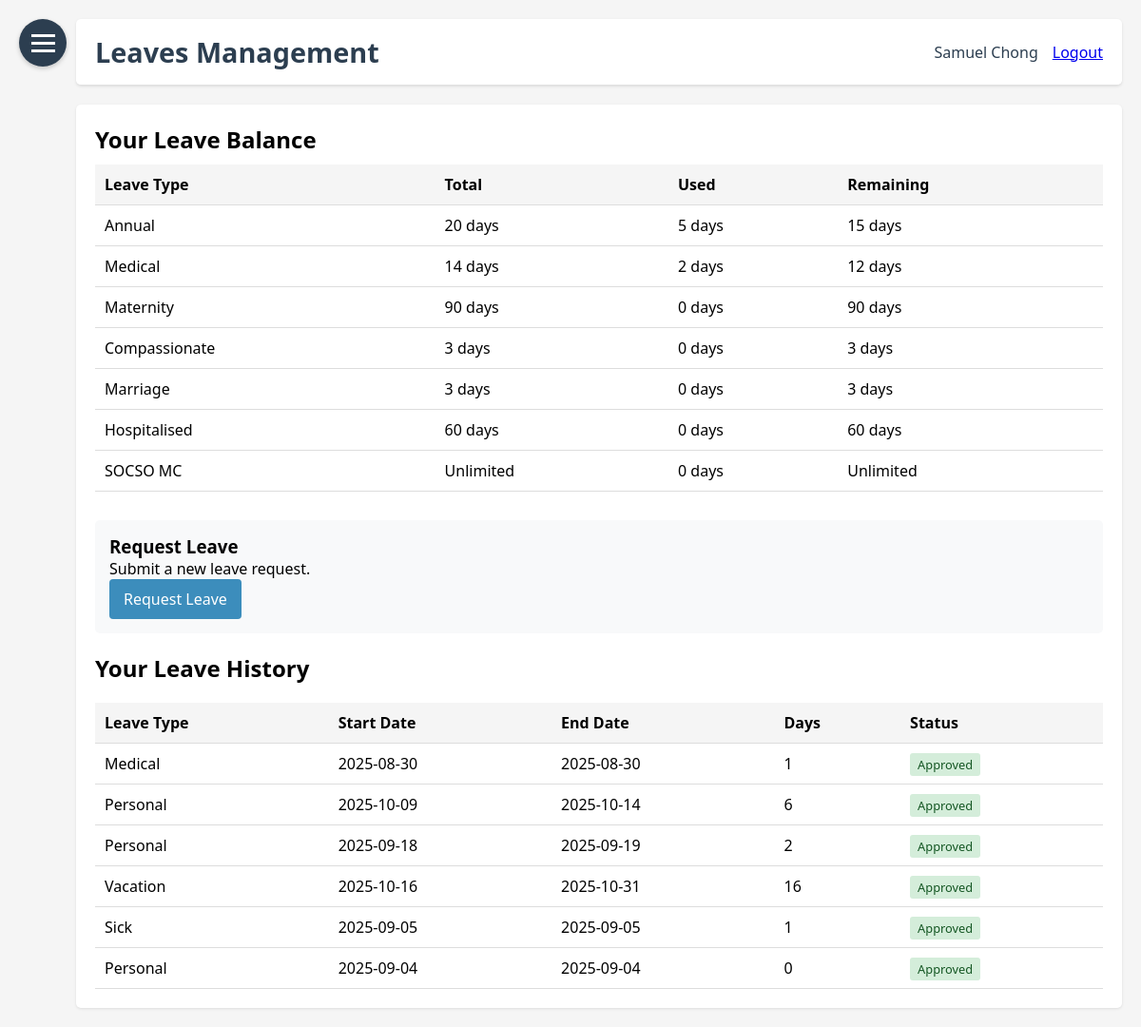
The app's page /leaves (signed in), older data.
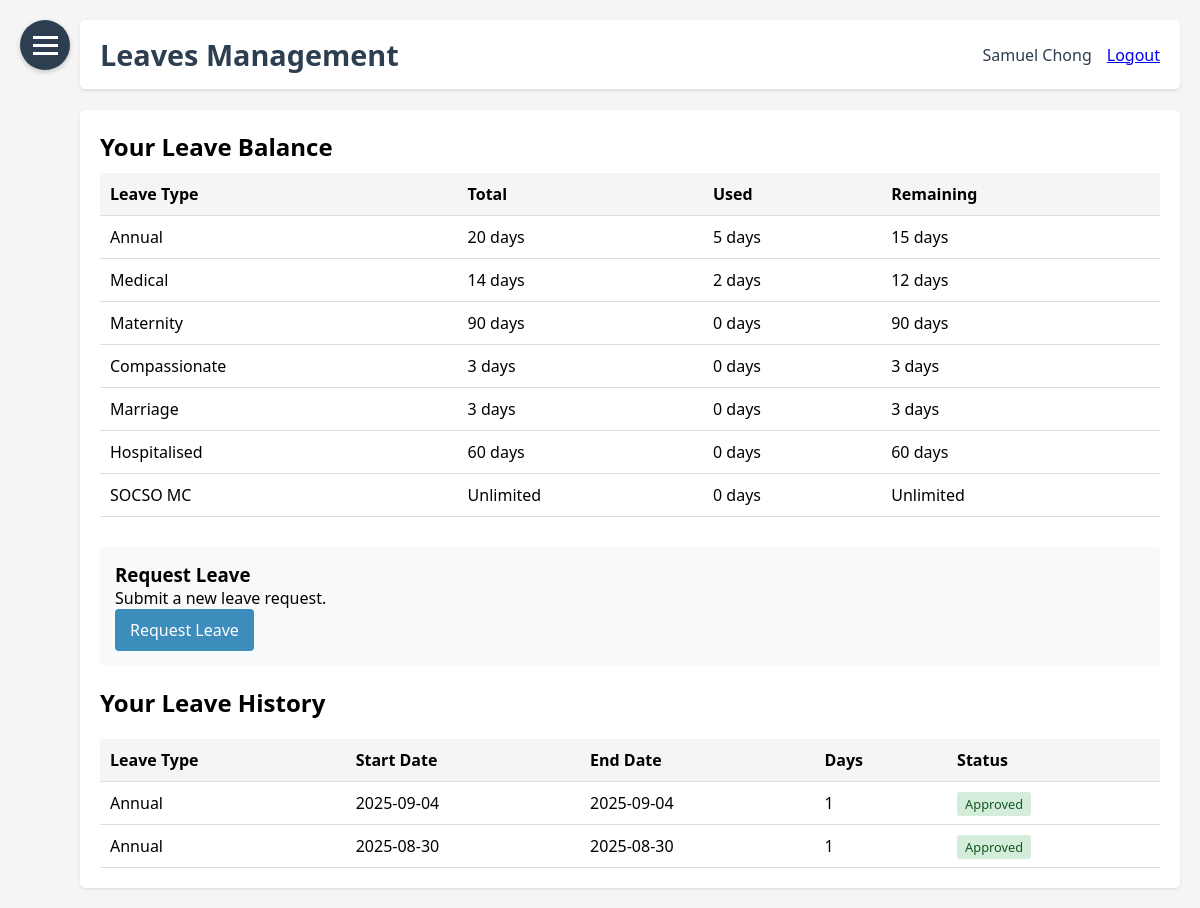
The same page, newer data.
### HerculesSystem.py (models this page shows)
class LeaveRequest(db.Model):
    id = db.Column(db.Integer, primary_key=True)
    employee_id = db.Column(db.Integer, db.ForeignKey('employee.id'), nullable=False)
    start_date = db.Column(db.Date, nullable=False)
    end_date = db.Column(db.Date, nullable=False)
    leave_type = db.Column(db.String(50), nullable=False)
    compassionate_type = db.Column(db.String(50))  # For compassionate leave sub-type
    reason = db.Column(db.Text)
    attachment_filename = db.Column(db.String(255))  # Store filename
    status = db.Column(db.String(20), default='pending')
    days_requested = db.Column(db.Integer, nullable=False)
    created_at = db.Column(db.DateTime, default=datetime.utcnow)
    approved_at = db.Column(db.DateTime)
    employee = db.relationship('Employee', backref=db.backref('leave_requests', lazy=True))

### HerculesSystem.py (the view)
@app.route('/leaves')
@login_required
def leaves():
    if current_user.user_type in ['admin', 'supervisor']:
        pending_requests = LeaveRequest.query.filter_by(status='pending').all()
        return render_template('leaves.html', pending_requests=pending_requests)
    else:
        user_requests = LeaveRequest.query.filter_by(employee_id=current_user.id).order_by(LeaveRequest.created_at.desc()).all()
        return render_template('leaves.html', user_requests=user_requests)

### HerculesSystem.py (called while the page is built)
@login_manager.user_loader
def load_user(user_id):
    return db.session.get(Employee, int(user_id))

@app.context_processor
def inject_now():
    return {'now': datetime.utcnow()}

@app.before_request
def before_request():
    if request.url.startswith('https://'):
        new_url = request.url.replace('https://', 'http://', 1)
        return redirect(new_url, code=301)

### templates/leaves.html (shortened to what the changed rows need)
{% extends "base.html" %}
{% block header %}Leaves Management{% endblock %}
{% block content %}
{% if current_user.user_type in ['admin', 'supervisor'] %}
<div style="display: flex; gap: 10px; margin-bottom: 20px;">
    <a href="{{ url_for('leaves') }}" style="background: #3c8dbc; color: white; padding: 10px 15px; border-radius: 4px; text-decoration: none;">
        Pending Requests
    </a>
    <a href="{{ url_for('all_leaves') }}" style="background: #6c757d; color: white; padding: 10px 15px; border-radius: 4px; text-decoration: none;">
        All Leaves
    </a>
</div>
<h2>Pending Leave Requests</h2>
{% if pending_requests %}
<table class="pending-requests-table desktop-view" style="width: 100%; border-collapse: collapse; margin-top: 20px;">
    <thead>
        <tr style="background: #f5f5f5;">
            <th style="padding: 10px; text-align: left; border-bottom: 1px solid #ddd;">Employee</th>
            <th style="padding: 10px; text-align: left; border-bottom: 1px solid #ddd;">Leave Type</th>
            <th style="padding: 10px; text-align: left; border-bottom: 1px solid #ddd;">Start Date</th>
            <th style="padding: 10px; text-align: left; border-bottom: 1px solid #ddd;">End Date</th>
            <th style="padding: 10px; text-align: left; border-bottom: 1px solid #ddd;">Days</th>
            <th style="padding: 10px; text-align: left; border-bottom: 1px solid #ddd;">Reason</th>
            <th style="padding: 10px; text-align: left; border-bottom: 1px solid #ddd;">Attachment</th>
            <th style="padding: 10px; text-align: left; border-bottom: 1px solid #ddd;">Actions</th>
        </tr>
    </thead>
    <tbody>
        {% for request in pending_requests %}
        <tr>
            <td style="padding: 10px; border-bottom: 1px solid #ddd;">{{ request.employee.full_name }}</td>
            <td style="padding: 10px; border-bottom: 1px solid #ddd;">
                {{ request.leave_type|title }}
                {% if request.compassionate_type %}
                <br><small>({{ request.compassionate_type|title }})</small>
                {% endif %}
            </td>
            <td style="padding: 10px; border-bottom: 1px solid #ddd;">{{ request.start_date.strftime('%Y-%m-%d') }}</td>
            <td style="padding: 10px; border-bottom: 1px solid #ddd;">{{ request.end_date.strftime('%Y-%m-%d') }}</td>
            <td style="padding: 10px; border-bottom: 1px solid #ddd;">{{ request.days_requested }}</td>
            <td style="padding: 10px; border-bottom: 1px solid #ddd;">{{ request.reason }}</td>
            <td style="padding: 10px; border-bottom: 1px solid #ddd;">
                {% if request.attachment_filename %}
                    <a href="{{ url_for('download_attachment', filename=request.attachment_filename) }}" target="_blank" style="color: #3c8dbc; text-decoration: none;">
                        View Attachment
                    </a>
                {% else %}
                    None
                {% endif %}
            </td>
            <td style="padding: 10px; border-bottom: 1px solid #ddd;">
                <div style="display: flex; flex-direction: column; gap: 5px;">
                    <a href="{{ url_for('approve_leave', request_id=request.id) }}" style="background: #28a745; color: white; padding: 5px 10px; border-radius: 3px; text-decoration: none; text-align: center;">
                        Approve
                    </a>
                    <a href="{{ url_for('reject_leave', request_id=request.id) }}" style="background: #dc3545; color: white; padding: 5px 10px; border-radius: 3px; text-decoration: none; text-align: center;">
                        Reject
                    </a>
                </div>
            </td>
        </tr>
        {% endfor %}
    </tbody>
</table>
<div class="mobile-view" style="display: none;">
    {% for request in pending_requests %}
    <div style="border: 1px solid #ddd; border-radius: 5px; padding: 15px; margin-bottom: 15px;">
        <div style="margin-bottom: 10px;">
            <strong>Employee:</strong> {{ request.employee.full_name }}
        </div>
        <div style="margin-bottom: 10px;">
            <strong>Leave Type:</strong> {{ request.leave_type|title }}
            {% if request.compassionate_type %}
            <br><small>({{ request.compassionate_type|title }})</small>
            {% endif %}
        </div>
        <div style="margin-bottom: 10px;">
            <strong>Dates:</strong> {{ request.start_date.strftime('%Y-%m-%d') }} to {{ request.end_date.strftime('%Y-%m-%d') }}
        </div>
        <div style="margin-bottom: 10px;">
            <strong>Days:</strong> {{ request.days_requested }}
        </div>
        <div style="margin-bottom: 10px;">
            <strong>Reason:</strong> {{ request.reason }}
        </div>
        <div style="margin-bottom: 10px;">
            <strong>Attachment:</strong>
            {% if request.attachment_filename %}
                <a href="{{ url_for('download_attachment', filename=request.attachment_filename) }}" target="_blank" style="color: #3c8dbc; text-decoration: none;">
                    View Attachment
                </a>
            {% else %}
                None
            {% endif %}
        </div>
        <div style="display: flex; flex-direction: column; gap: 10px; margin-top: 15px;">
            <a href="{{ url_for('approve_leave', request_id=request.id) }}" style="background: #28a745; color: white; padding: 10px; border-radius: 4px; text-decoration: none; text-align: center;">
                Approve
            </a>
            <a href="{{ url_for('reject_leave', request_id=request.id) }}" style="background: #dc3545; color: white; padding: 10px; border-radius: 4px; text-decoration: none; text-align: center;">
                Reject
            </a>
        </div>
    </div>
    {% endfor %}
</div>
{% else %}
<p>No pending leave requests.</p>
{% endif %}
{% else %}
<h2>Your Leave Balance</h2>
<table style="width: 100%; border-collapse: collapse; margin-top: 10px; margin-bottom: 30px;">
    <thead>
        <tr style="background: #f5f5f5;">
            <th style="padding: 10px; text-align: left; border-bottom: 1px solid #ddd;">Leave Type</th>
            <th style="padding: 10px; text-align: left; border-bottom: 1px solid #ddd;">Total</th>
            <th style="padding: 10px; text-align: left; border-bottom: 1px solid #ddd;">Used</th>
            <th style="padding: 10px; text-align: left; border-bottom: 1px solid #ddd;">Remaining</th>
        </tr>
    </thead>
</table>
<h2>Your Leave History</h2>
{% if user_requests %}
<table style="width: 100%; border-collapse: collapse; margin-top: 20px;">
    <thead>
        <tr style="background: #f5f5f5;">
            <th style="padding: 10px; text-align: left; border-bottom: 1px solid #ddd;">Leave Type</th>
            <th style="padding: 10px; text-align: left; border-bottom: 1px solid #ddd;">Start Date</th>
            <th style="padding: 10px; text-align: left; border-bottom: 1px solid #ddd;">End Date</th>
            <th style="padding: 10px; text-align: left; border-bottom: 1px solid #ddd;">Days</th>
            <th style="padding: 10px; text-align: left; border-bottom: 1px solid #ddd;">Status</th>
        </tr>
    </thead>
    <tbody>
        {% for request in user_requests %}
        <tr>
            <td style="padding: 10px; border-bottom: 1px solid #ddd;">
                {{ request.leave_type|title }}
            </td>
            <td style="padding: 10px; border-bottom: 1px solid #ddd;">{{ request.start_date.strftime('%Y-%m-%d') }}</td>
            <td style="padding: 10px; border-bottom: 1px solid #ddd;">{{ request.end_date.strftime('%Y-%m-%d') }}</td>
            <td style="padding: 10px; border-bottom: 1px solid #ddd;">{{ request.days_requested }}</td>
            <td style="padding: 10px; border-bottom: 1px solid #ddd;">
                <span style="
                    padding: 3px 8px;
                    border-radius: 3px;
                    font-size: 0.8rem;
                    {% if request.status == 'approved' %}
                        background: #d4edda; color: #155724;
                    {% elif request.status == 'rejected' %}
                        background: #f8d7da; color: #721c24;
                    {% else %}
                        background: #fff3cd; color: #856404;
                    {% endif %}
                ">
                    {{ request.status|title }}
                </span>
            </td>
        </tr>
        {% endfor %}
    </tbody>
</table>
{% else %}
<p>You haven't submitted any leave requests yet.</p>
{% endif %}
{% endif %}
{% endblock %}

Row changes from the older to the newer data that the page shows:
removed LeaveRequest: leave_type "Medical", start_date "2025-08-30", end_date "2025-08-30", days_requested "1", status "Approved"
removed LeaveRequest: leave_type "Personal", start_date "2025-10-09", end_date "2025-10-14", days_requested "6", status "Approved"
removed LeaveRequest: leave_type "Personal", start_date "2025-09-18", end_date "2025-09-19", days_requested "2", status "Approved"
removed LeaveRequest: leave_type "Vacation", start_date "2025-10-16", end_date "2025-10-31", days_requested "16", status "Approved"
removed LeaveRequest: leave_type "Sick", start_date "2025-09-05", end_date "2025-09-05", days_requested "1", status "Approved"
no longer on this page (row edited): LeaveRequest: leave_type "Personal", start_date "2025-09-04", end_date "2025-09-04", days_requested "0", status "Approved"
added LeaveRequest: leave_type "Annual", start_date "2025-09-04", end_date "2025-09-04", days_requested "1", status "Approved"
added LeaveRequest: leave_type "Annual", start_date "2025-08-30", end_date "2025-08-30", days_requested "1", status "Approved"
